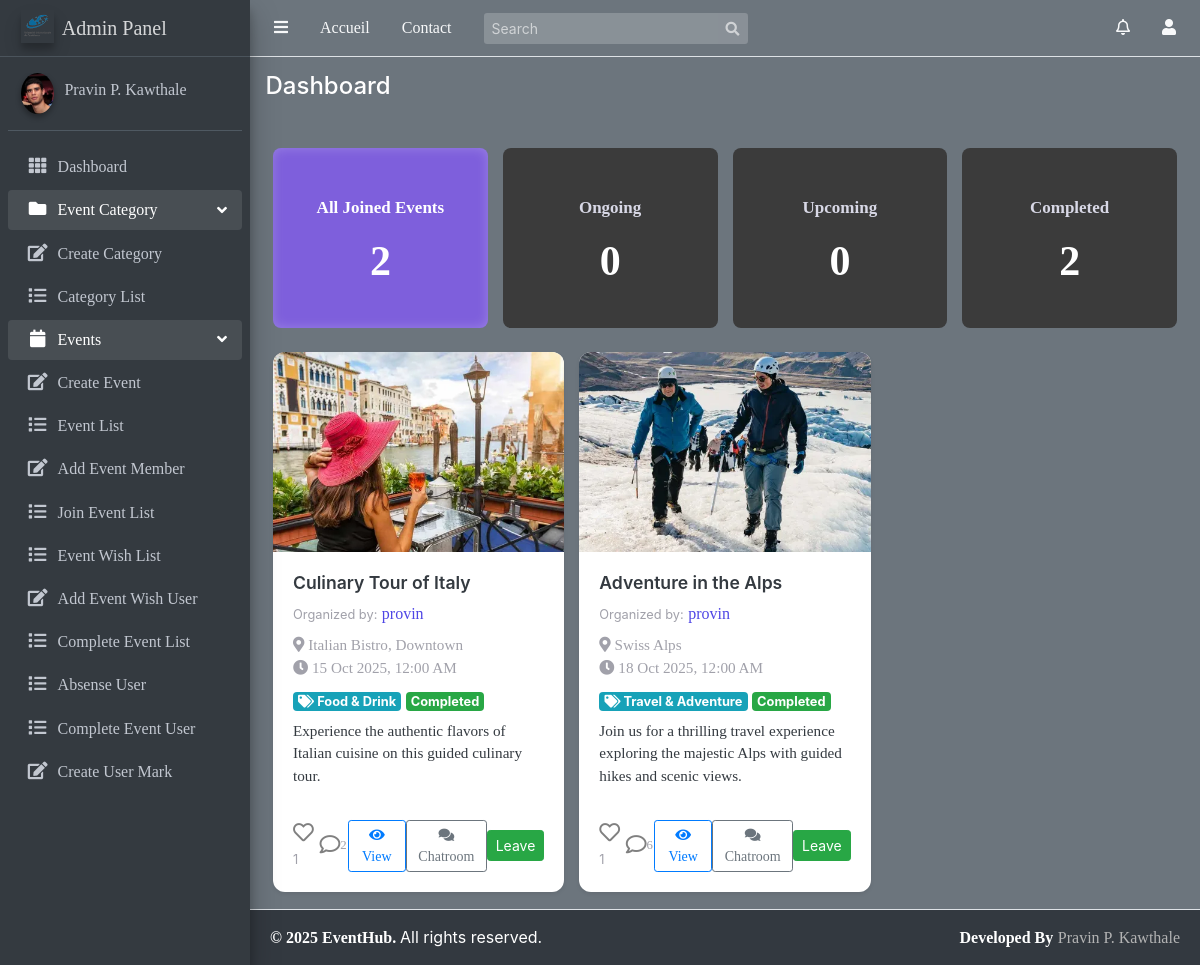
/Events/joined-events/ (signed in), run on the app's committed database.
### Event/models.py (models this page shows, shortened)
class Event(models.Model):
    title = models.CharField(max_length=100)
    description = models.TextField()
    category = models.ForeignKey(Category, on_delete=models.SET_NULL, null=True, related_name="events")
    date = models.DateTimeField()
    location = models.CharField(max_length=300)
    start_time = models.TimeField()
    end_time = models.TimeField()
    created_at = models.DateTimeField(auto_now_add=True)
    updated_at = models.DateTimeField(auto_now=True)
    organizer = models.ForeignKey(User, on_delete=models.CASCADE, related_name='events_created')
    participants = models.ManyToManyField(User, related_name='events_participated', blank=True)
    image = models.ImageField(upload_to="event_images/", default="event_images/default.png")
    comments_enabled=models.BooleanField(default=True)
    likes=models.ManyToManyField(User,related_name='liked_events',blank=True)
    @property
    def get_status(self):
        now = timezone.now()
        event_start_datetime = self.date
        if now > event_start_datetime:
            return "Completed"
        if now < event_start_datetime:
            return "Upcoming"
        return "Ongoing"
    class Meta:
        ordering = ['-start_time']

class Category(models.Model):
    name = models.CharField(max_length=100, unique=True)
    description = models.TextField(blank=True)
    slug = models.SlugField(unique=True, blank=True)
    favicon = models.ImageField(upload_to='category_favicons/', null=True, blank=True)

### Event/views.py (the view)
# urls.py: path('joined-events/', views.joinedEvents.as_view(), name='joined_events'),
class joinedEvents(LoginRequiredMixin,ListView):
    model=Event
    template_name='Event/joined_events.html'
    context_object_name='events'
    def get_queryset(self):
        status_filter=self.request.GET.get('status','all').lower()
        qs=Event.objects.filter(participants=self.request.user)
        qs=qs.annotate(status=Case(
            When(date__lt=timezone.now(),then=Value('completed')),
            When(date__gt=timezone.now(),then=Value('upcoming')),
            default=Value('ongoing'),
            output_field=CharField()
        ))
        if status_filter in ['completed','ongoing','upcoming']:
            qs=qs.filter(status=status_filter)
        return qs.order_by('-start_time')
    def get_context_data(self,**kwargs):
        context=super().get_context_data(**kwargs)
        now=timezone.now()
        Joined_events=Event.objects.filter(participants=self.request.user)
        context['current_status']=self.request.GET.get('status','all')
        context['total_events']=Joined_events.count()
        context['completed_events_count']=Joined_events.filter(date__lt=now).count()
        context['ongoing_events_count']=Joined_events.filter(date=now.date()).count()
        context['upcoming_events_count']=Joined_events.filter(date__gt=now).count()
        return context

### user/context_processors.py (called while the page is built)
def notifications(request):
    if request.user.is_authenticated:
        navbar_notifications = Notification.objects.filter(
            receiver=request.user
        ).order_by('-timestamp')[:5]  # latest 5 notifications
        navbar_unread_count = Notification.objects.filter(
            receiver=request.user,
            is_read=False
        ).count()
    else:
        navbar_notifications = []
        navbar_unread_count = 0
    return {
        'navbar_notifications': navbar_notifications,
        'navbar_unread_count': navbar_unread_count
    }

### templates/Event/joined_events.html (shortened to what this page needs)
{% extends 'base/base.html' %}
{% load static %}
{% block content %}
<div class="container mt-4">
    <div class="row g-4 mb-4">
        <div class="col-md-3">
            <a href="{% url 'joined_events' %}" class="text-decoration-none">
                <div class="summary-card {% if current_status == 'all' or not current_status %}highlight{% endif %}">
                    <p>All Joined Events</p>
                    <h2>{{ total_events }}</h2>
                </div>
            </a>
        </div>
        <div class="col-md-3">
            <a href="?status=ongoing" class="text-decoration-none">
                <div class="summary-card {% if current_status == 'ongoing' %}highlight{% endif %}">
                    <p>Ongoing</p>
                    <h2>{{ ongoing_events_count }}</h2>
                </div>
            </a>
        </div>
        <div class="col-md-3">
            <a href="?status=upcoming" class="text-decoration-none">
                <div class="summary-card {% if current_status == 'upcoming' %}highlight{% endif %}">
                    <p>Upcoming</p>
                    <h2>{{ upcoming_events_count }}</h2>
                </div>
            </a>
        </div>
        <div class="col-md-3">
            <a href="?status=completed" class="text-decoration-none">
                <div class="summary-card {% if current_status == 'completed' %}highlight{% endif %}">
                    <p>Completed</p>
                    <h2>{{ completed_events_count }}</h2>
                </div>
            </a>
        </div>
    </div>
    <div class="row g-4">
        {% for event in events %}
            {% include "Event/event_card.html" %}
        {% empty %}
        <div class="col-12 text-center">
            <div class="alert alert-info">No joined events found.</div>
        </div>
        {% endfor %}
    </div>
</div>
{% endblock content %}

### templates/Event/event_card.html (shortened to what this page needs)
{% load static %}
<div class="col-md-4 d-flex">
    <div class="card shadow-sm border-0 rounded-4 overflow-hidden flex-fill">
        {% if event.image %}
            <img
                src="{{ event.image.url }}"
                class="card-img-top rounded-top-4"
                alt="{{ event.title }}"
                style="height: 200px; object-fit: cover;"
            >
        {% endif %}
        <div class="card-body d-flex flex-column">
            <h5 class="card-title fw-bold text-dark mb-2" style="font-size: 1.1rem;">
                {{ event.title }}
            </h5>
            <div class="mb-2">
                <span class="text-muted small me-1">Organized by:</span>
                <a
                    href="{% url 'user_profile' username=event.organizer.username %}"
                    class="fw-bold text-primary text-decoration-none"
                >
                    {{ event.organizer.username }}
                </a>
            </div>
            <p class="card-text text-muted small mb-2">
                <i class="fas fa-map-marker-alt me-1"></i>
                {{ event.location }} <br>
                <i class="fas fa-clock me-1"></i>
                {{ event.date|date:"d M Y, h:i A" }}
            </p>
            <div class="mb-2">
                {% if event.category %}
                    <span class="badge bg-info">
                        <i class="fas fa-tags me-1"></i>
                        {{ event.category.name }}
                    </span>
                {% endif %}
                <span class="badge bg-success">{{ event.get_status }}</span>
            </div>
            <p class="card-text flex-grow-1 text-dark">
                {{ event.description|truncatewords:20 }}
            </p>
            <div class="d-flex justify-content-between align-items-center mt-3">
                <form
                    action="{% url 'like_event' event.pk %}"
                    method="post"
                    class="d-inline me-2"
                >
                    <button
                        type="submit"
                        style="background: none; border: none;"
                        class="p-0 m-0"
                    >
                        {% if event.is_liked %}
                            <i class="fas fa-heart" style="color: red; font-size: 1.3rem;"></i>
                        {% else %}
                            <i class="far fa-heart" style="color: gray; font-size: 1.3rem;"></i>
                        {% endif %}
                    </button>
                    <span class="ms-1 small text-muted">
                        {{ event.like_set.count }}
                    </span>
                </form>
                <a
                    href="{% url 'comment_event' event.pk %}"
                    class="btn p-0 m-0 d-flex align-items-center text-decoration-none"
                >
                    <i class="far fa-comment" style="color: gray; font-size: 1.3rem;"></i>
                    <span class="ms-1 small text-muted">
                        {{ event.comments.count }}
                    </span>
                </a>
                <a
                    href="{% url 'event_detail' event.pk %}"
                    class="btn btn-sm btn-outline-primary"
                >
                    <i class="fas fa-eye"></i> View
                </a>
                <a
                    href="{% url 'chat_room' event.pk %}"
                    class="btn btn-sm btn-outline-secondary"
                >
                    <i class="fas fa-comments"></i> Chatroom
                </a>
                {% if request.user != event.organizer %}
                    <form
                        action="{% url 'join_event' event.id %}"
                        method="post"
                        class="d-inline"
                    >
                        <button type="submit" class="btn btn-sm btn-success">
                            {% if request.user in event.participants.all %}
                                Leave
                            {% else %}
                                Join
                            {% endif %}
                        </button>
                    </form>
                {% endif %}
            </div>
        </div>
    </div>
</div>

### templates/Event/joined_events.html (style rules this page uses)
body { background: #0f0f16; font-family: "Inter", sans-serif; }
.summary-card { background: #3b3b3b; border-radius: 8px; padding: 15px 10px; min-height: 180px; display: flex; flex-direction: column; justify-content: center; text-align: center; color: #d8d8e6; transition: 0.25s ease; }
.summary-card h2 { font-size: 42px; font-weight: 700; margin: 0; color: #ffffff; }
.summary-card p { font-size: 17px; margin-top: 6px; font-weight: 600; }
.summary-card.highlight { background: #7e5fdc !important; color: #fff !important; box-shadow: inset 0 0 12px rgba(255,255,255,0.22); }

### templates/Event/event_card.html (style rules this page uses)
body { background: #0f0f16; font-family: "Inter", sans-serif; }
.card { border-radius: 12px; overflow: hidden; box-shadow: 0 4px 12px rgba(0, 0, 0, 0.25); transition: transform 0.25s, box-shadow 0.25s; background: #ffffff; color: #d8d8e6; }
.card-body { display: flex; flex-direction: column; }
.card-title { font-size: 1.1rem; font-weight: 600; color: #ffffff; }
.card-text { font-size: 0.95rem; color: #d8d8e6; }
.text-primary { color: #4f46e5 !important; }
.text-muted { color: #a1a1aa !important; }
.badge { font-size: 0.8rem; }

### data on the page
Event: image (picture), title "Culinary Tour of Italy", organizer.username "provin", location "Italian Bistro, Downtown", date "15 Oct 2025, 12:00 AM", category.name "Food & Drink", get_status "Completed", description "Experience the authentic flavors of Italian cuisine on this guided culinary tour.", like_set.count "1", comments.count "2", shows "Leave"
Event: image (picture), title "Adventure in the Alps", organizer.username "provin", location "Swiss Alps", date "18 Oct 2025, 12:00 AM", category.name "Travel & Adventure", get_status "Completed", description "Join us for a thrilling travel experience exploring the majestic Alps with guided hikes and scenic views.", like_set.count "1", comments.count "6", shows "Leave"

### other printed values
{{ total_events }} "2"
{{ ongoing_events_count }} "0"
{{ upcoming_events_count }} "0"
{{ completed_events_count }} "2"
